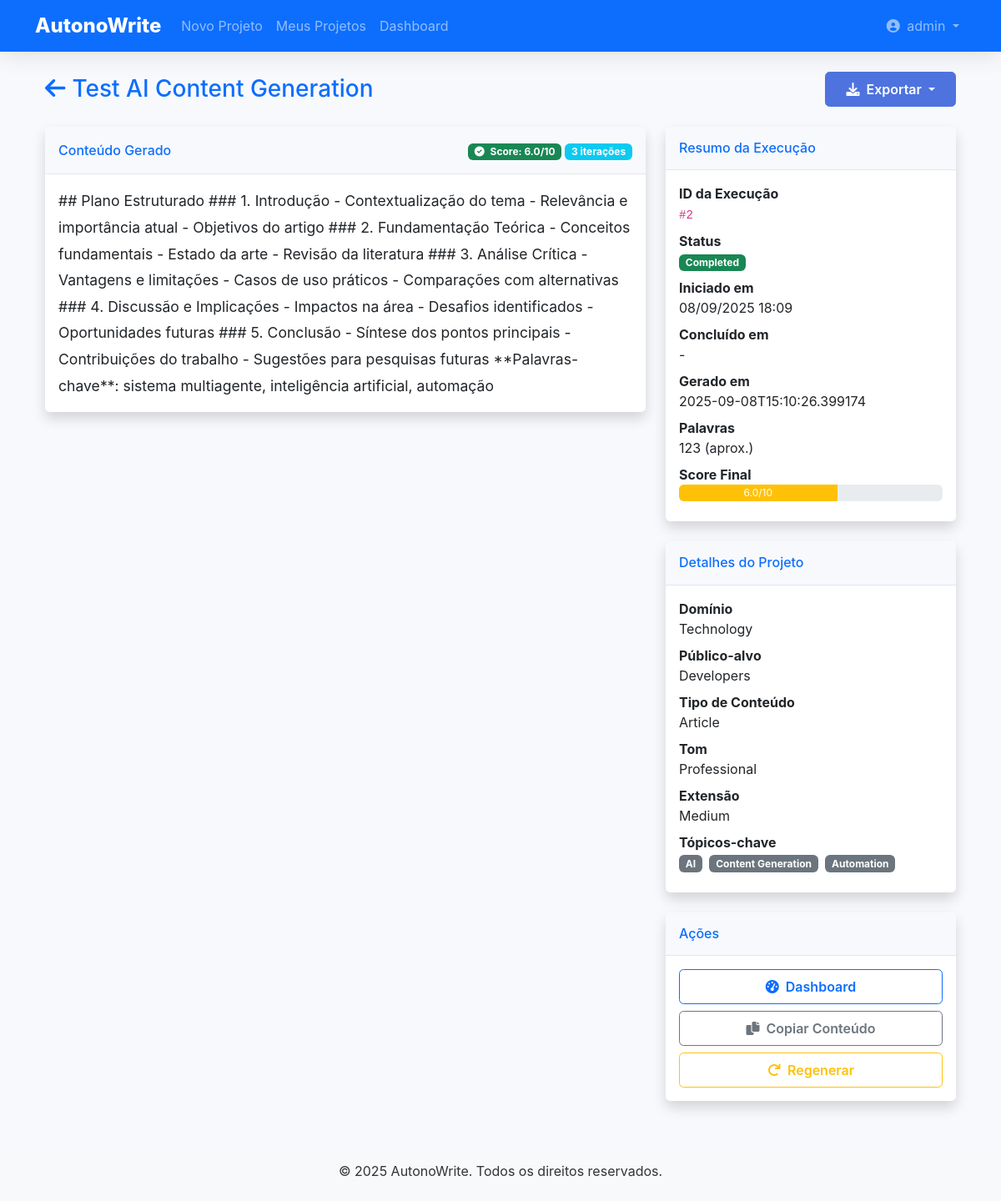
The page /project/1/results (signed in) on the database its author committed.
### app/models/user.py (models this page shows, shortened)
class User(UserMixin, db.Model):
    __tablename__ = 'users'
    id = db.Column(db.Integer, primary_key=True)
    username = db.Column(db.String(64), index=True, unique=True, nullable=False)
    email = db.Column(db.String(120), index=True, unique=True, nullable=False)
    password_hash = db.Column(db.String(256), nullable=False)
    created_at = db.Column(db.DateTime, default=datetime.utcnow)
    is_active = db.Column(db.Boolean, default=True)
    is_admin = db.Column(db.Boolean, default=False)
    projects = db.relationship('Project', backref='author', lazy='dynamic')

### app/models/project.py (models this page shows, shortened)
class Project(db.Model):
    __tablename__ = 'projects'
    id = db.Column(db.Integer, primary_key=True)
    title = db.Column(db.String(200), nullable=False)
    description = db.Column(db.Text)
    status = db.Column(db.String(20), default='draft')  # draft, pending, in_progress, completed, archived
    created_at = db.Column(db.DateTime, default=datetime.utcnow)
    updated_at = db.Column(db.DateTime, default=datetime.utcnow, onupdate=datetime.utcnow)
    user_id = db.Column(db.Integer, db.ForeignKey('users.id'), nullable=False)
    executions = db.relationship('Execution', back_populates='project',
                               order_by='desc(Execution.started_at)',
                               cascade='all, delete-orphan')
    settings = db.Column(JSONType, default=dict)  # Stores all wizard settings
    content = db.Column(JSONType, default=dict)   # Stores generated content

### app/models/execution.py (models this page shows, shortened)
class Execution(db.Model):
    __tablename__ = 'executions'
    id = db.Column(db.Integer, primary_key=True)
    project_id = db.Column(db.Integer, db.ForeignKey('projects.id'), nullable=False)
    user_id = db.Column(db.Integer, db.ForeignKey('users.id'), nullable=False)
    status = db.Column(db.Enum(ExecutionStatus), default=ExecutionStatus.PENDING, nullable=False)
    started_at = db.Column(db.DateTime, default=datetime.utcnow)
    completed_at = db.Column(db.DateTime)
    progress = db.Column(db.Float, default=0.0)  # 0.0 to 1.0
    metadata_ = db.Column('metadata', JSONType)  # Additional execution metadata
    project = db.relationship('Project', back_populates='executions')
    user = db.relationship('User')
    logs = db.relationship('ExecutionLog', back_populates='execution',
                          order_by='ExecutionLog.timestamp',
                          cascade='all, delete-orphan')

### app/routes/results.py (the view)
@bp.route('/<int:project_id>/results')
@login_required
def view_results(project_id):
    project = Project.query.get_or_404(project_id)
    if project.user_id != current_user.id and not current_user.is_admin:
        flash('Você não tem permissão para acessar este projeto.', 'danger')
        return redirect(url_for('main.index'))
    if not project.content or not project.content.get('generated_content'):
        flash('Nenhum resultado disponível para este projeto.', 'info')
        return redirect(url_for('projects.view_project', project_id=project_id))
    execution = Execution.query.filter_by(
        project_id=project_id,
        status=ExecutionStatus.COMPLETED
    ).order_by(Execution.completed_at.desc()).first()
    executions = Execution.query.filter_by(project_id=project_id).order_by(Execution.started_at.desc()).all()
    return render_template('results/view.html',
                         project=project,
                         execution=execution,
                         executions=executions)

### app/models/user.py (called while the page is built)
@login_manager.user_loader
def load_user(id):
    return User.query.get(int(id))

### app/templates/results/view.html (shortened to what this page needs)
{% extends "base.html" %}
{% block content %}
<div class="container-fluid">
    <div class="d-sm-flex align-items-center justify-content-between mb-4">
        <h1 class="h3 mb-0 text-gray-800">
            <a href="{{ url_for('projects.view_project', project_id=project.id) }}" class="text-decoration-none">
                <i class="fas fa-arrow-left me-2"></i>{{ project.title }}
            </a>
        </h1>
        <div>
            <div class="dropdown">
                <button class="btn btn-primary dropdown-toggle" type="button" id="exportDropdown" data-bs-toggle="dropdown">
                    <i class="fas fa-download me-1"></i> Exportar
                </button>
            </div>
        </div>
    </div>
    {% if project.content and project.content.get('generated_content') %}
    {% set generated_content = project.content.get('generated_content') %}
    <div class="row">
        <div class="col-xl-8">
            <div class="card shadow mb-4">
                <div class="card-header py-3 d-flex justify-content-between align-items-center">
                    <h6 class="m-0 font-weight-bold text-primary">Conteúdo Gerado</h6>
                    <div>
                        <span class="badge bg-success">
                            <i class="fas fa-check-circle me-1"></i>
                            Score: {{ "%.1f"|format(generated_content.get('final_score', 0)) }}/10
                        </span>
                        <span class="badge bg-info">
                            {{ generated_content.get('iterations_used', 0) }} iterações
                        </span>
                    </div>
                </div>
                <div class="card-body">
                    {% if generated_content.get('final_content') %}
                    <div class="content-display">
                        {{ generated_content.get('final_content')|safe }}
                    </div>
                    {% else %}
                    <div class="text-muted text-center py-5">
                        <i class="fas fa-exclamation-triangle fa-2x mb-3"></i>
                        <p>Conteúdo não disponível</p>
                    </div>
                    {% endif %}
                </div>
            </div>
        </div>
        <div class="col-xl-4">
            <div class="card shadow mb-4">
                <div class="card-header py-3">
                    <h6 class="m-0 font-weight-bold text-primary">Resumo da Execução</h6>
                </div>
                <div class="card-body">
                    <dl class="mb-0">
                        {% if execution %}
                        <dt>ID da Execução</dt>
                        <dd><code>#{{ execution.id }}</code></dd>
                        <dt>Status</dt>
                        <dd>
                            <span class="badge bg-success">{{ execution.status.value|title }}</span>
                        </dd>
                        <dt>Iniciado em</dt>
                        <dd>{{ execution.started_at.strftime('%d/%m/%Y %H:%M') if execution.started_at else '-' }}</dd>
                        <dt>Concluído em</dt>
                        <dd>{{ execution.completed_at.strftime('%d/%m/%Y %H:%M') if execution.completed_at else '-' }}</dd>
                        {% endif %}
                        <dt>Gerado em</dt>
                        <dd>{{ project.content.get('generation_timestamp', 'Data não disponível') }}</dd>
                        <dt>Palavras</dt>
                        <dd>{{ generated_content.get('final_content', '')|length // 5 if generated_content.get('final_content') else 0 }} (aprox.)</dd>
                        <dt>Score Final</dt>
                        <dd>
                            <div class="progress mb-1" style="height: 20px;">
                                <div class="progress-bar bg-{% if generated_content.get('final_score', 0) >= 8 %}success{% elif generated_content.get('final_score', 0) >= 6 %}warning{% else %}danger{% endif %}"
                                     style="width: {{ (generated_content.get('final_score', 0) * 10)|int }}%">
                                    {{ "%.1f"|format(generated_content.get('final_score', 0)) }}/10
                                </div>
                            </div>
                        </dd>
                    </dl>
                </div>
            </div>
            <div class="card shadow mb-4">
                <div class="card-header py-3">
                    <h6 class="m-0 font-weight-bold text-primary">Detalhes do Projeto</h6>
                </div>
                <div class="card-body">
                    <dl class="mb-0">
                        <dt>Domínio</dt>
                        <dd>{{ project.content.get('knowledge_domain', 'Não especificado') }}</dd>
                        <dt>Público-alvo</dt>
                        <dd>{{ project.content.get('target_audience', 'Não especificado') }}</dd>
                        <dt>Tipo de Conteúdo</dt>
                        <dd>{{ project.content.get('content_type', 'Não especificado') }}</dd>
                        <dt>Tom</dt>
                        <dd>{{ project.content.get('tone', 'Não especificado') }}</dd>
                        <dt>Extensão</dt>
                        <dd>{{ project.content.get('length', 'Não especificado') }}</dd>
                        {% if project.content.get('key_topics') %}
                        <dt>Tópicos-chave</dt>
                        <dd>
                            {% for topic in project.content.get('key_topics', []) %}
                            <span class="badge bg-secondary me-1">{{ topic }}</span>
                            {% endfor %}
                        </dd>
                        {% endif %}
                    </dl>
                </div>
            </div>
            <div class="card shadow">
                <div class="card-header py-3">
                    <h6 class="m-0 font-weight-bold text-primary">Ações</h6>
                </div>
                <div class="card-body">
                    <div class="d-grid gap-2">
                        <a href="{{ url_for('execution.execution_dashboard', project_id=project.id) }}" class="btn btn-outline-primary">
                            <i class="fas fa-tachometer-alt me-1"></i> Dashboard
                        </a>
                        <button id="copyContentBtn" class="btn btn-outline-secondary">
                            <i class="fas fa-copy me-1"></i> Copiar Conteúdo
                        </button>
                        <button id="regenerateBtn" class="btn btn-outline-warning">
                            <i class="fas fa-redo me-1"></i> Regenerar
                        </button>
                    </div>
                </div>
            </div>
        </div>
    </div>
    {% endif %}
</div>
{% endblock %}

### app/templates/base.html (shortened to what this page needs)
<!DOCTYPE html>
<html lang="pt-BR">
<head>
    <link href="https://cdn.jsdelivr.net/npm/bootstrap@5.3.0/dist/css/bootstrap.min.css" rel="stylesheet">
    <link rel="stylesheet" href="https://cdnjs.cloudflare.com/ajax/libs/font-awesome/6.0.0/css/all.min.css">
    <link rel="stylesheet" href="{{ url_for('static', filename='css/style.css') }}">
</head>
<body>
    <nav class="navbar navbar-expand-lg navbar-dark bg-primary">
        <div class="container">
            <a class="navbar-brand" href="{{ url_for('main.index') }}">AutonoWrite</a>
            <div class="collapse navbar-collapse" id="navbarNav">
                <ul class="navbar-nav me-auto">
                    <li class="nav-item">
                        <a class="nav-link" href="{{ url_for('wizard.new_project') }}">Novo Projeto</a>
                    </li>
                    <li class="nav-item">
                        <a class="nav-link" href="{{ url_for('projects.list_projects') }}">Meus Projetos</a>
                    </li>
                    <li class="nav-item">
                        <a class="nav-link" href="{{ url_for('main.dashboard') }}">Dashboard</a>
                    </li>
                </ul>
                <ul class="navbar-nav">
                    {% if current_user.is_authenticated %}
                        <li class="nav-item dropdown">
                            <a class="nav-link dropdown-toggle" href="#" id="userDropdown" role="button" data-bs-toggle="dropdown">
                                <i class="fas fa-user-circle me-1"></i> {{ current_user.username }}
                            </a>
                        </li>
                    {% endif %}
                </ul>
            </div>
        </div>
    </nav>
    <main class="container my-4">
        {% block content %}{% endblock %}
    </main>
    <footer class="bg-light py-4 mt-5">
        <div class="container text-center">
            <p class="mb-0">&copy; 2025 AutonoWrite. Todos os direitos reservados.</p>
        </div>
    </footer>
</body>
</html>

### app/static/css/style.css (style rules this page uses)
:root { --primary-color: #4e73df; --secondary-color: #858796; --success-color: #1cc88a; --info-color: #36b9cc; --warning-color: #f6c23e; --danger-color: #e74a3b; --light-color: #f8f9fc; --dark-color: #5a5c69; }
body { font-family: 'Nunito', -apple-system, BlinkMacSystemFont, 'Segoe UI', Roboto, 'Helvetica Neue', Arial, sans-serif; background-color: #f8f9fc; color: #333; }
.navbar { box-shadow: 0 0.15rem 1.75rem 0 rgba(58, 59, 69, 0.15); }
.navbar-brand { font-weight: 800; font-size: 1.5rem; }
.card { border: none; border-radius: 0.35rem; box-shadow: 0 0.15rem 1.75rem 0 rgba(58, 59, 69, 0.1); transition: transform 0.2s ease-in-out, box-shadow 0.2s ease-in-out; }
.card-header { background-color: #f8f9fc; border-bottom: 1px solid #e3e6f0; font-weight: 700; }
.btn { border-radius: 0.35rem; font-weight: 600; padding: 0.5rem 1.5rem; }
.btn-primary { background-color: var(--primary-color); border-color: var(--primary-color); }
.shadow { box-shadow: 0 0.15rem 1.75rem 0 rgba(58, 59, 69, 0.15); }

### app/templates/results/view.html (style rules this page uses)
.content-display { line-height: 1.8; font-size: 1.1rem; }

### rows shown on the page
User: username "admin"
Project: title "Test AI Content Generation", content.get "2025-09-08T15:10:26.399174", content.get "Technology", content.get "Developers", content.get "Article", content.get "Professional", content.get "Medium"
Execution: id "2", status.value "Completed", started_at "08/09/2025 18:09", completed_at "-"

### other values the page prints
{{ "%.1f"|format(generated_content.get('final_score', 0)) }} "6.0"
{{ generated_content.get('iterations_used', 0) }} "3"
{{ topic }} "AI" "Content Generation" "Automation"
